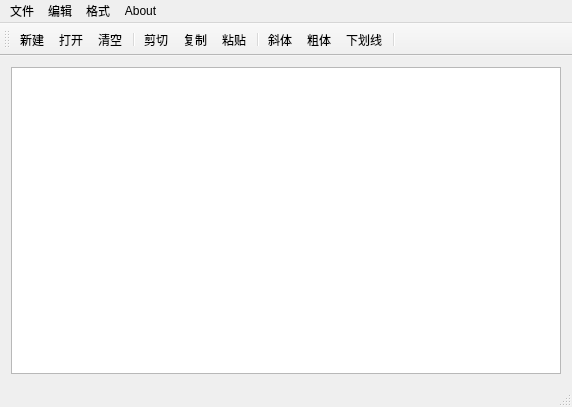
<?xml version="1.0" encoding="UTF-8"?>
<ui version="4.0">
 <class>QWMainWind</class>
 <widget class="QMainWindow" name="QWMainWind">
  <property name="geometry">
   <rect>
    <x>0</x>
    <y>0</y>
    <width>572</width>
    <height>407</height>
   </rect>
  </property>
  <property name="windowTitle">
   <string>QWMainWind</string>
  </property>
  <widget class="QWidget" name="centralWidget">
   <layout class="QGridLayout" name="gridLayout">
    <item row="1" column="0">
     <widget class="QTextEdit" name="txtEdit"/>
    </item>
   </layout>
  </widget>
  <widget class="QMenuBar" name="menuBar">
   <property name="geometry">
    <rect>
     <x>0</x>
     <y>0</y>
     <width>572</width>
     <height>23</height>
    </rect>
   </property>
   <widget class="QMenu" name="menu">
    <property name="title">
     <string>文件</string>
    </property>
    <addaction name="actNew"/>
    <addaction name="actOpen"/>
    <addaction name="separator"/>
    <addaction name="actExit"/>
   </widget>
   <widget class="QMenu" name="menu_2">
    <property name="title">
     <string>编辑</string>
    </property>
    <addaction name="actCut"/>
    <addaction name="actCopy"/>
    <addaction name="actPaste"/>
    <addaction name="separator"/>
    <addaction name="actClear"/>
   </widget>
   <widget class="QMenu" name="menu_3">
    <property name="title">
     <string>格式</string>
    </property>
    <addaction name="actFontBold"/>
    <addaction name="actFontItalic"/>
    <addaction name="actFontUnder"/>
    <addaction name="separator"/>
    <addaction name="actToolbarLab"/>
   </widget>
   <widget class="QMenu" name="menuabout">
    <property name="title">
     <string>About</string>
    </property>
   </widget>
   <addaction name="menu"/>
   <addaction name="menu_2"/>
   <addaction name="menu_3"/>
   <addaction name="menuabout"/>
  </widget>
  <widget class="QToolBar" name="mainToolBar">
   <attribute name="toolBarArea">
    <enum>TopToolBarArea</enum>
   </attribute>
   <attribute name="toolBarBreak">
    <bool>false</bool>
   </attribute>
   <addaction name="actNew"/>
   <addaction name="actOpen"/>
   <addaction name="actClear"/>
   <addaction name="separator"/>
   <addaction name="actCut"/>
   <addaction name="actCopy"/>
   <addaction name="actPaste"/>
   <addaction name="separator"/>
   <addaction name="actFontItalic"/>
   <addaction name="actFontBold"/>
   <addaction name="actFontUnder"/>
   <addaction name="separator"/>
  </widget>
  <widget class="QStatusBar" name="statusBar"/>
  <action name="actOpen">
   <property name="icon">
    <iconset resource="res.qrc">
     <normaloff>:/images/images/file_open.png</normaloff>:/images/images/file_open.png</iconset>
   </property>
   <property name="text">
    <string>打开...</string>
   </property>
   <property name="toolTip">
    <string>打开文件</string>
   </property>
   <property name="shortcut">
    <string>Ctrl+O</string>
   </property>
  </action>
  <action name="actCopy">
   <property name="icon">
    <iconset resource="res.qrc">
     <normaloff>:/images/images/paste.png</normaloff>:/images/images/paste.png</iconset>
   </property>
   <property name="text">
    <string>复制</string>
   </property>
   <property name="toolTip">
    <string>复制到剪切板</string>
   </property>
   <property name="shortcut">
    <string>Ctrl+C</string>
   </property>
  </action>
  <action name="actPaste">
   <property name="icon">
    <iconset resource="res.qrc">
     <normaloff>:/images/images/copy.png</normaloff>:/images/images/copy.png</iconset>
   </property>
   <property name="text">
    <string>粘贴</string>
   </property>
   <property name="toolTip">
    <string>粘贴</string>
   </property>
   <property name="shortcut">
    <string>Ctrl+V</string>
   </property>
  </action>
  <action name="actNew">
   <property name="icon">
    <iconset resource="res.qrc">
     <normaloff>:/images/images/new_file.png</normaloff>:/images/images/new_file.png</iconset>
   </property>
   <property name="text">
    <string>新建</string>
   </property>
   <property name="toolTip">
    <string>新建文件</string>
   </property>
   <property name="shortcut">
    <string>Ctrl+N</string>
   </property>
  </action>
  <action name="actExit">
   <property name="icon">
    <iconset resource="res.qrc">
     <normaloff>:/images/images/exit.png</normaloff>:/images/images/exit.png</iconset>
   </property>
   <property name="text">
    <string>退出</string>
   </property>
   <property name="toolTip">
    <string>退出</string>
   </property>
   <property name="shortcut">
    <string>Ctrl+Q</string>
   </property>
  </action>
  <action name="actCut">
   <property name="icon">
    <iconset resource="res.qrc">
     <normaloff>:/images/images/cut.png</normaloff>:/images/images/cut.png</iconset>
   </property>
   <property name="text">
    <string>剪切</string>
   </property>
   <property name="toolTip">
    <string>剪切</string>
   </property>
   <property name="shortcut">
    <string>Ctrl+X</string>
   </property>
  </action>
  <action name="actClear">
   <property name="icon">
    <iconset resource="res.qrc">
     <normaloff>:/images/images/clear.png</normaloff>:/images/images/clear.png</iconset>
   </property>
   <property name="text">
    <string>清空</string>
   </property>
   <property name="toolTip">
    <string>清空内容</string>
   </property>
  </action>
  <action name="actFontBold">
   <property name="icon">
    <iconset resource="res.qrc">
     <normaloff>:/images/images/text_bold.png</normaloff>:/images/images/text_bold.png</iconset>
   </property>
   <property name="text">
    <string>粗体</string>
   </property>
   <property name="toolTip">
    <string>粗体</string>
   </property>
   <property name="shortcut">
    <string>Ctrl+B</string>
   </property>
  </action>
  <action name="actFontItalic">
   <property name="icon">
    <iconset resource="res.qrc">
     <normaloff>:/images/images/text_italic.png</normaloff>:/images/images/text_italic.png</iconset>
   </property>
   <property name="text">
    <string>斜体</string>
   </property>
   <property name="toolTip">
    <string>斜体</string>
   </property>
  </action>
  <action name="actFontUnder">
   <property name="icon">
    <iconset resource="res.qrc">
     <normaloff>:/images/images/text_underline.png</normaloff>:/images/images/text_underline.png</iconset>
   </property>
   <property name="text">
    <string>下划线</string>
   </property>
   <property name="toolTip">
    <string>下划线</string>
   </property>
  </action>
  <action name="actToolbarLab">
   <property name="icon">
    <iconset resource="res.qrc">
     <normaloff>:/images/images/text_font.png</normaloff>:/images/images/text_font.png</iconset>
   </property>
   <property name="text">
    <string>显示工具栏文字标签</string>
   </property>
  </action>
  <action name="actFont">
   <property name="icon">
    <iconset resource="res.qrc">
     <normaloff>:/images/images/text_font.png</normaloff>:/images/images/text_font.png</iconset>
   </property>
   <property name="text">
    <string>字体...</string>
   </property>
   <property name="toolTip">
    <string>字体设置</string>
   </property>
  </action>
 </widget>
 <layoutdefault spacing="6" margin="11"/>
 <resources>
  <include location="res.qrc"/>
 </resources>
 <connections>
  <connection>
   <sender>actPaste</sender>
   <signal>triggered()</signal>
   <receiver>txtEdit</receiver>
   <slot>paste()</slot>
   <hints>
    <hint type="sourcelabel">
     <x>-1</x>
     <y>-1</y>
    </hint>
    <hint type="destinationlabel">
     <x>285</x>
     <y>220</y>
    </hint>
   </hints>
  </connection>
  <connection>
   <sender>actClear</sender>
   <signal>triggered()</signal>
   <receiver>txtEdit</receiver>
   <slot>clear()</slot>
   <hints>
    <hint type="sourcelabel">
     <x>-1</x>
     <y>-1</y>
    </hint>
    <hint type="destinationlabel">
     <x>285</x>
     <y>220</y>
    </hint>
   </hints>
  </connection>
  <connection>
   <sender>actExit</sender>
   <signal>triggered()</signal>
   <receiver>QWMainWind</receiver>
   <slot>close()</slot>
   <hints>
    <hint type="sourcelabel">
     <x>-1</x>
     <y>-1</y>
    </hint>
    <hint type="destinationlabel">
     <x>285</x>
     <y>203</y>
    </hint>
   </hints>
  </connection>
  <connection>
   <sender>actCopy</sender>
   <signal>triggered()</signal>
   <receiver>txtEdit</receiver>
   <slot>copy()</slot>
   <hints>
    <hint type="sourcelabel">
     <x>-1</x>
     <y>-1</y>
    </hint>
    <hint type="destinationlabel">
     <x>285</x>
     <y>220</y>
    </hint>
   </hints>
  </connection>
  <connection>
   <sender>actCut</sender>
   <signal>triggered()</signal>
   <receiver>txtEdit</receiver>
   <slot>cut()</slot>
   <hints>
    <hint type="sourcelabel">
     <x>-1</x>
     <y>-1</y>
    </hint>
    <hint type="destinationlabel">
     <x>285</x>
     <y>220</y>
    </hint>
   </hints>
  </connection>
 </connections>
</ui>
